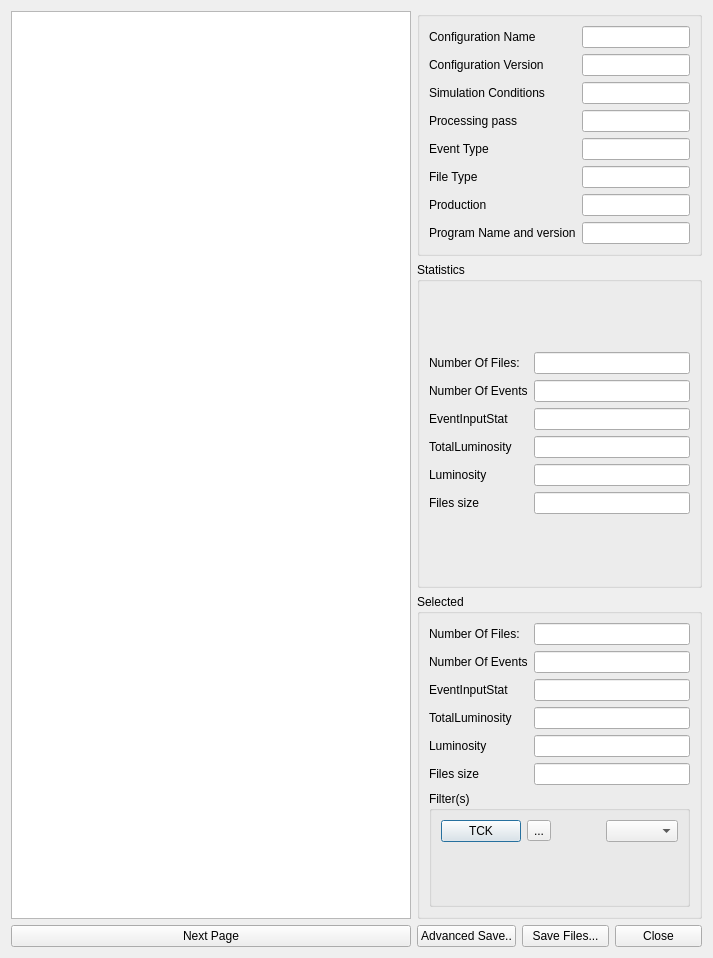
<?xml version="1.0" encoding="UTF-8"?>
<ui version="4.0">
 <class>FileDialog</class>
 <widget class="QDialog" name="FileDialog">
  <property name="windowModality">
   <enum>Qt::ApplicationModal</enum>
  </property>
  <property name="geometry">
   <rect>
    <x>0</x>
    <y>0</y>
    <width>713</width>
    <height>958</height>
   </rect>
  </property>
  <property name="windowTitle">
   <string>Feicim FileDialog</string>
  </property>
  <property name="modal">
   <bool>false</bool>
  </property>
  <layout class="QGridLayout" name="gridLayout_2">
   <item row="0" column="0" rowspan="5">
    <widget class="QTableView" name="tableView"/>
   </item>
   <item row="0" column="1" colspan="3">
    <widget class="QGroupBox" name="groupBox_3">
     <property name="title">
      <string/>
     </property>
     <layout class="QGridLayout">
      <item row="0" column="0">
       <layout class="QGridLayout">
        <item row="0" column="1">
         <widget class="QLineEdit" name="configname">
          <property name="readOnly">
           <bool>true</bool>
          </property>
         </widget>
        </item>
        <item row="1" column="1">
         <widget class="QLineEdit" name="configversion">
          <property name="readOnly">
           <bool>true</bool>
          </property>
         </widget>
        </item>
        <item row="2" column="1">
         <widget class="QLineEdit" name="simulation">
          <property name="readOnly">
           <bool>true</bool>
          </property>
         </widget>
        </item>
        <item row="3" column="1">
         <widget class="QLineEdit" name="processing">
          <property name="readOnly">
           <bool>true</bool>
          </property>
         </widget>
        </item>
        <item row="4" column="1">
         <widget class="QLineEdit" name="eventtype">
          <property name="readOnly">
           <bool>true</bool>
          </property>
         </widget>
        </item>
        <item row="5" column="1">
         <widget class="QLineEdit" name="filetype">
          <property name="readOnly">
           <bool>true</bool>
          </property>
         </widget>
        </item>
        <item row="6" column="1">
         <widget class="QLineEdit" name="production">
          <property name="readOnly">
           <bool>true</bool>
          </property>
         </widget>
        </item>
        <item row="7" column="1">
         <widget class="QLineEdit" name="progrnameandversion">
          <property name="readOnly">
           <bool>true</bool>
          </property>
         </widget>
        </item>
        <item row="0" column="0">
         <widget class="QLabel" name="label_7">
          <property name="text">
           <string>Configuration Name</string>
          </property>
         </widget>
        </item>
        <item row="1" column="0">
         <widget class="QLabel" name="label_8">
          <property name="text">
           <string>Configuration Version</string>
          </property>
         </widget>
        </item>
        <item row="2" column="0">
         <widget class="QLabel" name="label_9">
          <property name="text">
           <string>Simulation Conditions</string>
          </property>
         </widget>
        </item>
        <item row="3" column="0">
         <widget class="QLabel" name="label_10">
          <property name="text">
           <string>Processing pass</string>
          </property>
         </widget>
        </item>
        <item row="4" column="0">
         <widget class="QLabel" name="label_11">
          <property name="text">
           <string>Event Type</string>
          </property>
         </widget>
        </item>
        <item row="5" column="0">
         <widget class="QLabel" name="label_12">
          <property name="text">
           <string>File Type</string>
          </property>
         </widget>
        </item>
        <item row="6" column="0">
         <widget class="QLabel" name="label_13">
          <property name="text">
           <string>Production</string>
          </property>
         </widget>
        </item>
        <item row="7" column="0">
         <widget class="QLabel" name="label_14">
          <property name="text">
           <string>Program Name and version</string>
          </property>
         </widget>
        </item>
       </layout>
      </item>
     </layout>
    </widget>
   </item>
   <item row="1" column="1" rowspan="2" colspan="3">
    <widget class="QGroupBox" name="groupBox">
     <property name="title">
      <string>Statistics</string>
     </property>
     <layout class="QGridLayout">
      <item row="0" column="0">
       <layout class="QGridLayout">
        <item row="1" column="0">
         <layout class="QHBoxLayout">
          <item>
           <widget class="QLabel" name="label_2">
            <property name="text">
             <string>Number Of Events</string>
            </property>
           </widget>
          </item>
         </layout>
        </item>
        <item row="0" column="0">
         <widget class="QLabel" name="label">
          <property name="text">
           <string>Number Of Files:</string>
          </property>
         </widget>
        </item>
        <item row="1" column="1">
         <widget class="QLineEdit" name="lineEdit_2">
          <property name="readOnly">
           <bool>true</bool>
          </property>
         </widget>
        </item>
        <item row="5" column="0">
         <widget class="QLabel" name="label_5">
          <property name="text">
           <string>Files size</string>
          </property>
         </widget>
        </item>
        <item row="5" column="1">
         <widget class="QLineEdit" name="lineEdit_5">
          <property name="readOnly">
           <bool>true</bool>
          </property>
         </widget>
        </item>
        <item row="2" column="1">
         <widget class="QLineEdit" name="alleventinputstat"/>
        </item>
        <item row="2" column="0">
         <widget class="QLabel" name="label_15">
          <property name="text">
           <string>EventInputStat</string>
          </property>
         </widget>
        </item>
        <item row="3" column="1">
         <widget class="QLineEdit" name="alltotalluminosity"/>
        </item>
        <item row="4" column="1">
         <widget class="QLineEdit" name="allluminosity"/>
        </item>
        <item row="3" column="0">
         <widget class="QLabel" name="label_17">
          <property name="text">
           <string>TotalLuminosity</string>
          </property>
         </widget>
        </item>
        <item row="4" column="0">
         <widget class="QLabel" name="label_18">
          <property name="text">
           <string>Luminosity</string>
          </property>
         </widget>
        </item>
        <item row="0" column="1">
         <widget class="QLineEdit" name="lineEdit">
          <property name="readOnly">
           <bool>true</bool>
          </property>
         </widget>
        </item>
       </layout>
      </item>
     </layout>
    </widget>
   </item>
   <item row="3" column="1" rowspan="2" colspan="3">
    <widget class="QGroupBox" name="groupBox_2">
     <property name="title">
      <string>Selected</string>
     </property>
     <layout class="QGridLayout">
      <item row="0" column="0">
       <layout class="QGridLayout">
        <item row="1" column="0">
         <layout class="QHBoxLayout">
          <item>
           <widget class="QLabel" name="label_4">
            <property name="text">
             <string>Number Of Events</string>
            </property>
           </widget>
          </item>
         </layout>
        </item>
        <item row="0" column="1">
         <widget class="QLineEdit" name="lineEdit_3">
          <property name="readOnly">
           <bool>true</bool>
          </property>
         </widget>
        </item>
        <item row="1" column="1">
         <widget class="QLineEdit" name="lineEdit_4">
          <property name="readOnly">
           <bool>true</bool>
          </property>
         </widget>
        </item>
        <item row="0" column="0">
         <widget class="QLabel" name="label_6">
          <property name="text">
           <string>Number Of Files:</string>
          </property>
         </widget>
        </item>
        <item row="5" column="1">
         <widget class="QLineEdit" name="lineEdit_6">
          <property name="readOnly">
           <bool>true</bool>
          </property>
         </widget>
        </item>
        <item row="5" column="0">
         <widget class="QLabel" name="label_3">
          <property name="text">
           <string>Files size</string>
          </property>
         </widget>
        </item>
        <item row="2" column="1">
         <widget class="QLineEdit" name="eventInputstat"/>
        </item>
        <item row="2" column="0">
         <widget class="QLabel" name="label_16">
          <property name="text">
           <string>EventInputStat</string>
          </property>
         </widget>
        </item>
        <item row="3" column="1">
         <widget class="QLineEdit" name="totalluminosity"/>
        </item>
        <item row="4" column="1">
         <widget class="QLineEdit" name="luminosity"/>
        </item>
        <item row="3" column="0">
         <widget class="QLabel" name="label_19">
          <property name="text">
           <string>TotalLuminosity</string>
          </property>
         </widget>
        </item>
        <item row="4" column="0">
         <widget class="QLabel" name="label_20">
          <property name="text">
           <string>Luminosity</string>
          </property>
         </widget>
        </item>
       </layout>
      </item>
      <item row="1" column="0">
       <widget class="QGroupBox" name="groupBox_4">
        <property name="title">
         <string>Filter(s)</string>
        </property>
        <layout class="QGridLayout" name="gridLayout">
         <item row="0" column="0">
          <widget class="QPushButton" name="tckButton">
           <property name="text">
            <string>TCK</string>
           </property>
           <property name="icon">
            <iconset resource="Resources.qrc">
             <normaloff>:/icons/images/filter.png</normaloff>:/icons/images/filter.png</iconset>
           </property>
          </widget>
         </item>
         <item row="0" column="1">
          <widget class="QToolButton" name="tckcloseButton">
           <property name="text">
            <string>...</string>
           </property>
           <property name="icon">
            <iconset resource="Resources.qrc">
             <normaloff>:/icons/images/reloadpage.png</normaloff>:/icons/images/reloadpage.png</iconset>
           </property>
          </widget>
         </item>
         <item row="0" column="2">
          <spacer name="horizontalSpacer">
           <property name="orientation">
            <enum>Qt::Horizontal</enum>
           </property>
           <property name="sizeHint" stdset="0">
            <size>
             <width>40</width>
             <height>20</height>
            </size>
           </property>
          </spacer>
         </item>
         <item row="0" column="3">
          <widget class="QComboBox" name="tckcombo"/>
         </item>
         <item row="1" column="0" colspan="4">
          <widget class="FilterWidget" name="filterWidget" native="true"/>
         </item>
        </layout>
       </widget>
      </item>
     </layout>
    </widget>
   </item>
   <item row="5" column="0">
    <widget class="QPushButton" name="nextButton">
     <property name="text">
      <string>Next Page</string>
     </property>
     <property name="icon">
      <iconset resource="Resources.qrc">
       <normaloff>:/icons/images/files3.png</normaloff>:/icons/images/files3.png</iconset>
     </property>
    </widget>
   </item>
   <item row="5" column="1">
    <widget class="QPushButton" name="advancedSave">
     <property name="text">
      <string>Advanced Save..</string>
     </property>
     <property name="icon">
      <iconset resource="Resources.qrc">
       <normaloff>:/icons/images/file-save-as-48x48.png</normaloff>:/icons/images/file-save-as-48x48.png</iconset>
     </property>
    </widget>
   </item>
   <item row="5" column="2">
    <widget class="QPushButton" name="saveButton">
     <property name="text">
      <string>Save Files...</string>
     </property>
     <property name="icon">
      <iconset resource="Resources.qrc">
       <normaloff>:/icons/images/save.png</normaloff>:/icons/images/save.png</iconset>
     </property>
    </widget>
   </item>
   <item row="5" column="3">
    <widget class="QPushButton" name="closeButton">
     <property name="text">
      <string>Close</string>
     </property>
     <property name="icon">
      <iconset resource="Resources.qrc">
       <normaloff>:/icons/images/close.png</normaloff>:/icons/images/close.png</iconset>
     </property>
    </widget>
   </item>
  </layout>
 </widget>
 <customwidgets>
  <customwidget>
   <class>FilterWidget</class>
   <extends>QWidget</extends>
   <header>LHCbDIRAC/NewBookkeepingSystem/Gui/Widget/FilterWidget.h</header>
   <container>1</container>
  </customwidget>
 </customwidgets>
 <resources>
  <include location="Resources.qrc"/>
 </resources>
 <connections/>
</ui>
